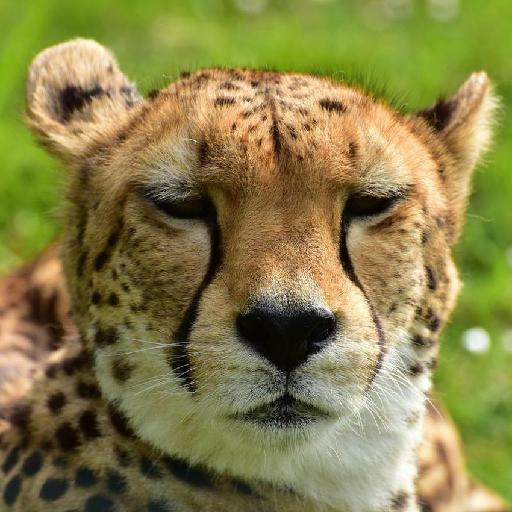
#> input picture test/dataset/10.jpg, 512 x 512 px, found by its file name
$ python hitunganbentextur.py
#> lines starting #> are read from the running program, lines starting #| are printed output that depends on the picture
from PIL import Image
import numpy as np
import time
import math


def imageToTextureVektor(image_path):
#> called with image_path = 'image/10.jpg'
    img = Image.open(image_path)
#> img is the input picture: PIL image 512x512 RGB; mean R, G, B 135.1, 128.3, 73.1

    if img.mode != 'RGB':
        img = img.convert('RGB')

    img_np = np.array(img)
    grayscale = img_np[:,:,0]*0.29 + img_np[:,:,1]*0.587 + img_np[:,:,2]*0.114
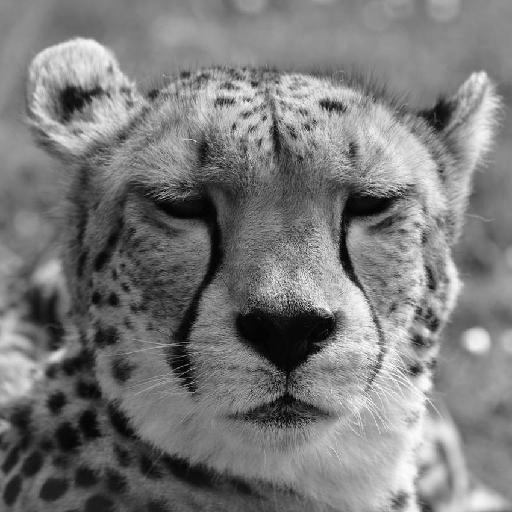
#> grayscale: shape (512, 512) float64; min 0, max 252.7, mean 122.8
    grayscale = np.floor(grayscale + 0.5).astype(int)

    coomatrix = np.zeros((256, 256), dtype=int)

    cur_pix = grayscale[:, :-1].ravel()
    next_pix = grayscale[:, 1:].ravel()

    idx = np.ravel_multi_index([cur_pix, next_pix], (256, 256))
    cooccurrence_counts = np.bincount(idx, minlength=256*256)
    coomatrix = cooccurrence_counts.reshape((256, 256))
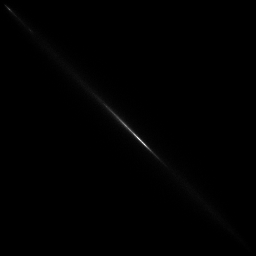
#> coomatrix: shape (256, 256) int64; min 0, max 1008, mean 4; drawn with min black and max white

    transpose_coomatriks = np.transpose(coomatrix)

    sum_coomatriks = coomatrix + transpose_coomatriks

    glcmNorm = coomatrix / np.sum(sum_coomatriks)

    vektor = getCHE(glcmNorm)
    return vektor

def getCHE(matriks_glcm):
    contrast = 0
    homogeneity = 0
    entropy = 0
    dissimilarity = 0
    for i in range(len(matriks_glcm)):
        for j in range(len(matriks_glcm[0])):
            dissimilarity += (matriks_glcm[i][j] * (i - j))
            contrast += (matriks_glcm[i][j] * (i - j) * (i - j))
            homogeneity += ((matriks_glcm[i][j])/(1 + pow((i-j),2)))
            if(matriks_glcm[i][j] > 0):
                entropy += (matriks_glcm[i][j]* math.log(matriks_glcm[i][j]))
#> after the loop, contrast = 100.6; dissimilarity = -0.000686; entropy = -4.75; homogeneity = 0.129


    entropy = entropy * -1
#> entropy = 4.75
    vektor = [contrast,homogeneity,entropy, dissimilarity]
#> vektor = [100.6, 0.129, 4.75, -0.000686]
    return vektor

def cosineSimilarity(histo1,histo2):
    dot_product = np.dot(histo1,histo2)
    lenghtHisto1 = math.sqrt(np.dot(histo1,histo1))
    lengthHisto2 = math.sqrt(np.dot(histo2,histo2))
    result = dot_product / (lenghtHisto1 * lengthHisto2)
    return result

mulai = time.time()
vektor1 = imageToTextureVektor("image/10.jpg")
#> vektor1 = [100.6, 0.129, 4.75, -0.000686]
vektor2 = imageToTextureVektor("image/2.jpg")
#> (the run stopped early here; a loop or call above may not have finished)

$ run again, with test/dataset/1000.jpg copied over test/dataset/10.jpg
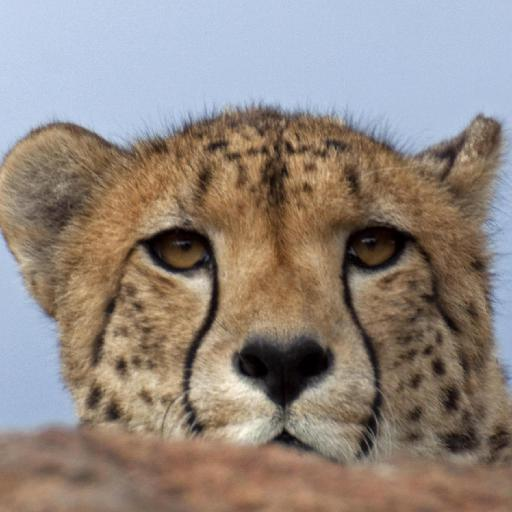
#> input picture test/dataset/1000.jpg, 512 x 512 px, found by its file name
#> in imageToTextureVektor, img is the input picture: PIL image 512x512 RGB; mean R, G, B 146.6, 135.2, 127.6
#> in imageToTextureVektor, `grayscale = img_np[:,:,0]*0.29 + img_np[:,:,1]*0.587 + img_np[:,:,2]*0..`:
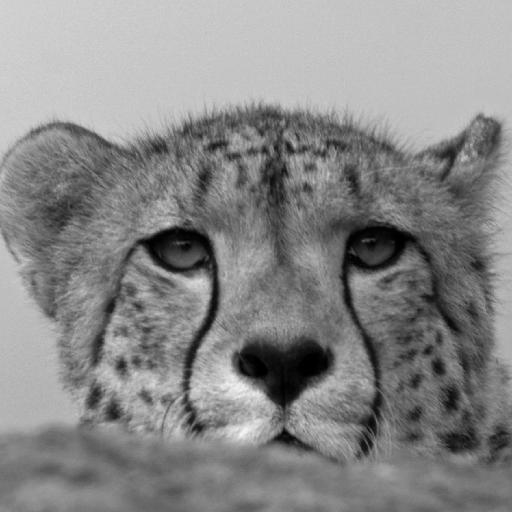
#> grayscale: shape (512, 512) float64; min 0, max 246.4, mean 136.5
#> coomatrix: shape (256, 256) int64; 325 distinct labels, from 0 to 3225
#> transpose_coomatriks: shape (256, 256) int64; 325 distinct labels, from 0 to 3225
#> sum_coomatriks: shape (256, 256) int64; 395 distinct labels, from 0 to 6450
#> in imageToTextureVektor, `glcmNorm = coomatrix / np.sum(sum_coomatriks)`:
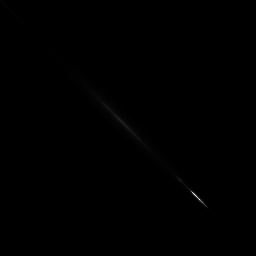
#> glcmNorm: shape (256, 256) float64; min 0, max 0.00616, mean 7.63e-06; drawn with min black and max white
#> after the loop in getCHE, `for i in range(len(matriks_glcm)):`: contrast = 23.66; dissimilarity = 0.0142; entropy = -4.29; homogeneity = 0.178
#> in getCHE, `entropy = entropy * -1`: entropy = 4.29
#> in getCHE, `vektor = [contrast,homogeneity,entropy, dissimilarity]`: vektor = [23.66, 0.178, 4.29, 0.0142]

$ run again, with test/dataset/1007.jpg copied over test/dataset/10.jpg
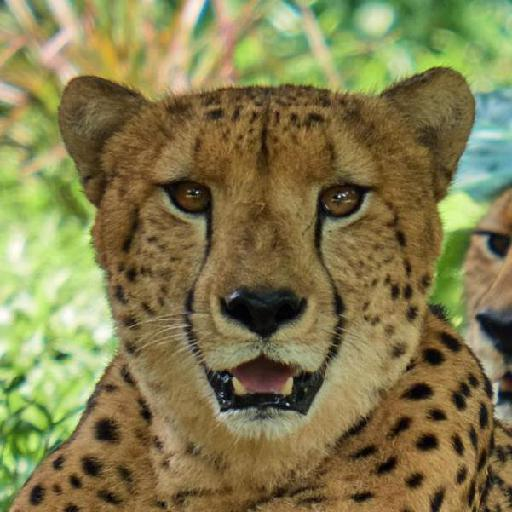
#> input picture test/dataset/1007.jpg, 512 x 512 px, found by its file name
#> in imageToTextureVektor, img is the input picture: PIL image 512x512 RGB; mean R, G, B 130.5, 123.9, 77.5
#> in imageToTextureVektor, `grayscale = img_np[:,:,0]*0.29 + img_np[:,:,1]*0.587 + img_np[:,:,2]*0..`:
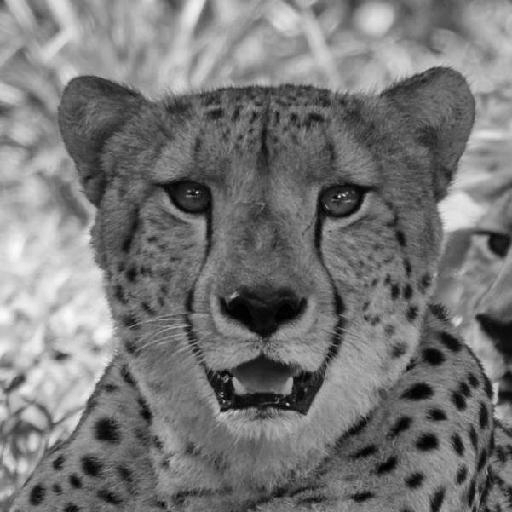
#> grayscale: shape (512, 512) float64; min 0, max 251.5, mean 119.4
#> in imageToTextureVektor, `coomatrix = cooccurrence_counts.reshape((256, 256))`:
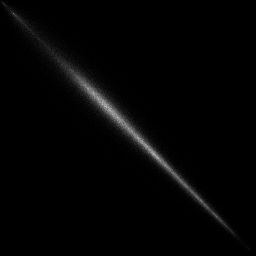
#> coomatrix: shape (256, 256) int64; min 0, max 189, mean 4
#> after the loop in getCHE, `for i in range(len(matriks_glcm)):`: contrast = 35.94; dissimilarity = 0.0556; entropy = -4.64; homogeneity = 0.104
#> in getCHE, `entropy = entropy * -1`: entropy = 4.64
#> in getCHE, `vektor = [contrast,homogeneity,entropy, dissimilarity]`: vektor = [35.94, 0.104, 4.64, 0.0556]
